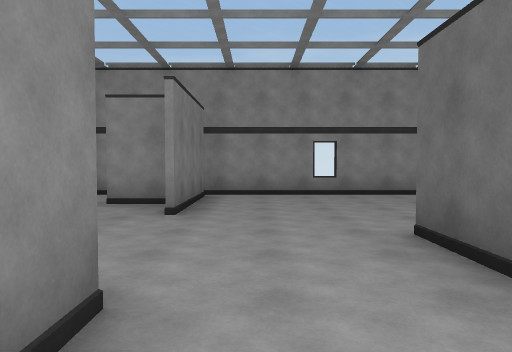
View 1 (above)

12 first-person views from a walk through a Unity game level. The camera is 1.5 m above the floor, tilts 2° down and sees 70° across. The floor is counted in squares, 2 m on a side. Each view is taken from the middle of a square. On the plan, view 1 faces up. The plan holds only what a view shows up to about 11 squares ahead; the rest is blank. The place goes on beyond the plan. The player character is not drawn.

View 2
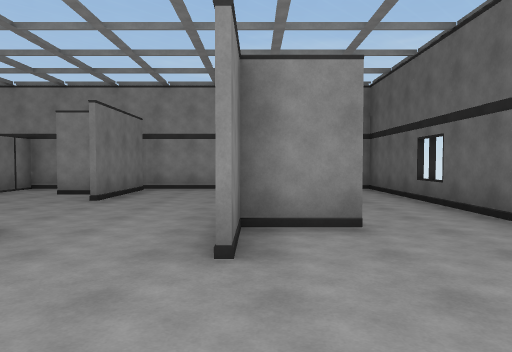

View 3
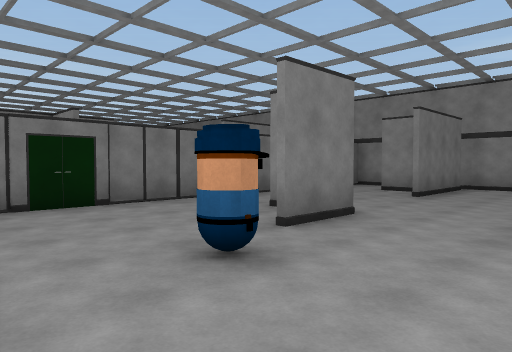

View 4
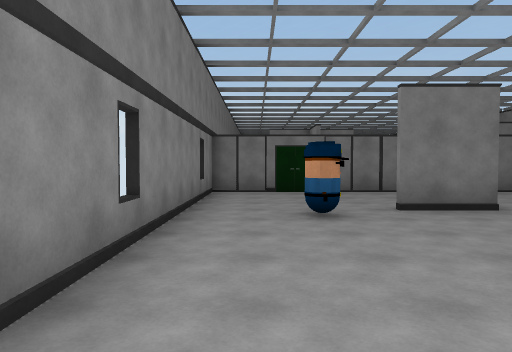

View 5
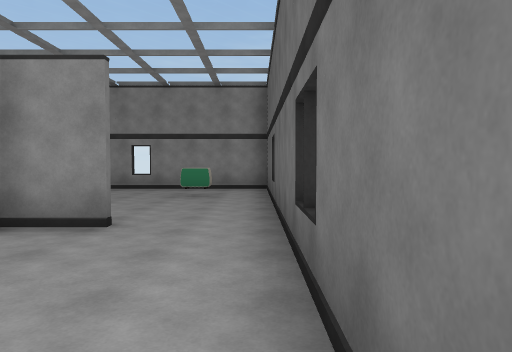

View 6
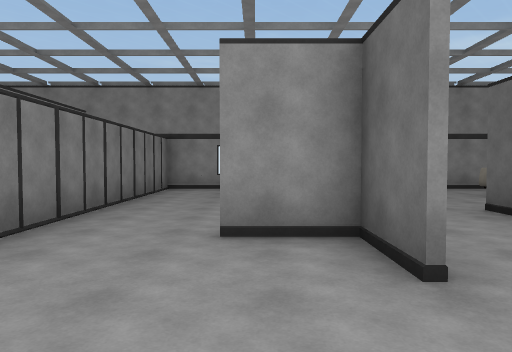

View 7
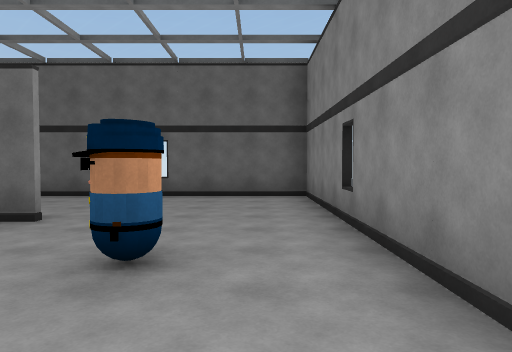

View 8
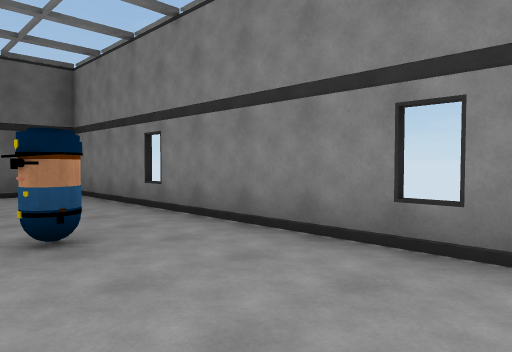

View 9
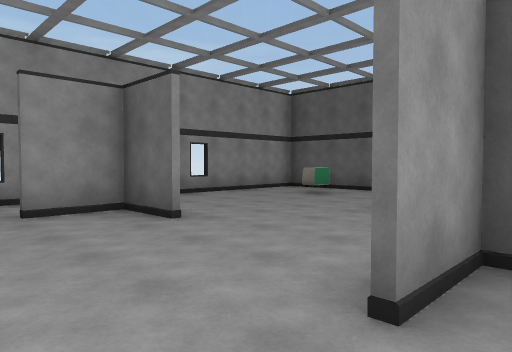

View 10
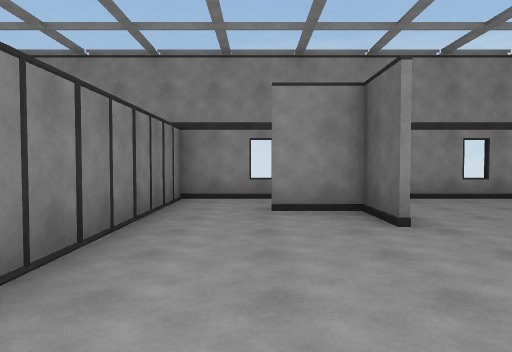

View 11
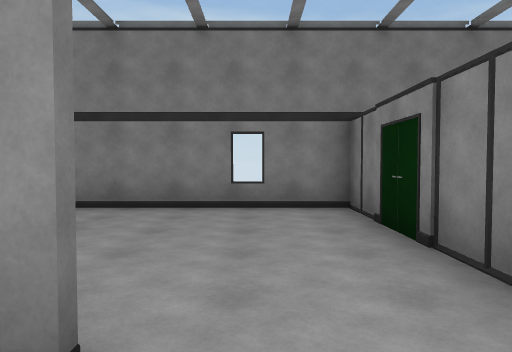

View 12
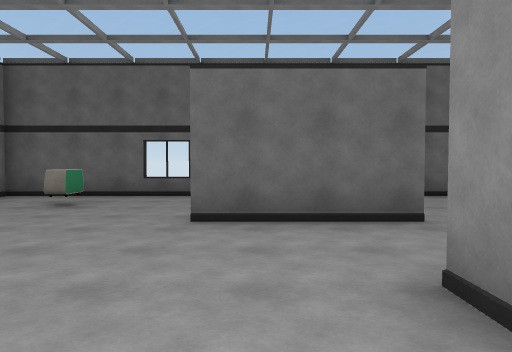

### Floor plan
Points are (right, up) in squares from view 1. A wall is a line through its corners. A room is listed if a view was taken in it or the views show most of it. See-through windows are left out.
Room 1 (views 1, 2, 3, 4, 5, 6, 7, 8, 10)
walls: (-0.9, 0.2) (-0.9, 1.7) (-2.4, 1.7); (-4.6, 0.5) (-4.6, -3.2) (5.3, -3.2) (5.3, 0.5)
ways out: opening at (-3.5, 1.5) to room 2; opening at (0.5, 1.5) to room 2; opening at (4, 0.7) to room 2
objects: other object (0, -1)
Room 2 (views 9, 11, 12)
walls: (-1.3, 5.3) (-1.3, 6.7) (-2.8, 6.7); (3.4, 2.3) (1.8, 2.3) (1.8, 0.9); (-1.2, 8.4) (-1.2, 5.2); (1.7, 0.7) (1.7, 3.9); (-2.4, 1.8) (-0.8, 1.8) (-0.8, 0.2); (5.3, 0.5) (5.3, 8.7) (-4.6, 8.7) (-4.6, 0.5)
ways out: opening at (-3.5, 1.5) to room 1; opening at (0.5, 1.5) to room 1; opening at (4, 0.7) to room 1
objects: radio (4, 6)

Positions as (right, up) in squares from view 1, and headings:
1: (0, 0), facing up
2: (2, -2), facing up
3: (2, -3), facing up-left
4: (5, -2), facing left
5: (5, -2), facing up
6: (-2, -2), facing up
7: (-3, -2), facing right
8: (-4, 0), facing down-right
9: (-4, 1), facing up-right
10: (-3, 1), facing up
11: (-3, 3), facing down
12: (-3, 3), facing right
